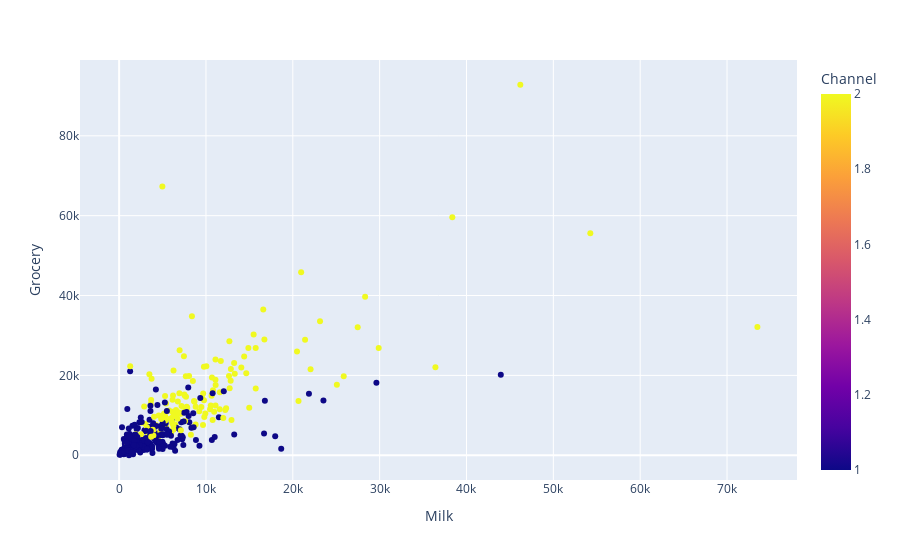

Here is the notebook cell this chart was saved with:
### Markdown cell above
## EDA

**TASK: Create a scatterplot showing the relation between MILK and GROCERY spending, colored by Channel column.**

### Code cell
px.scatter(df,x='Milk', y='Grocery', color='Channel')

### Figure 1 — Plotly figure (JSON) as saved in the notebook; plotly's stock layout.template omitted (floating-point values rounded to 4 significant figures; data arrays with more than 128 entries replaced by an {"elided": "..."} marker saying what was removed)
{"data": [{"hovertemplate": "Milk=%{x}<br>Grocery=%{y}<br>Channel=%{marker.color}<extra></extra>", "legendgroup": "", "marker": {"color": {"elided": "440 int values"}, "coloraxis": "coloraxis", "symbol": "circle"}, "mode": "markers", "name": "", "orientation": "v", "showlegend": false, "type": "scatter", "x": {"elided": "440 int values"}, "xaxis": "x", "y": {"elided": "440 int values"}, "yaxis": "y"}], "layout": {"coloraxis": {"colorbar": {"title": {"text": "Channel"}}, "colorscale": [[0, "#0d0887"], [0.1111, "#46039f"], [0.2222, "#7201a8"], [0.3333, "#9c179e"], [0.4444, "#bd3786"], [0.5556, "#d8576b"], [0.6667, "#ed7953"], [0.7778, "#fb9f3a"], [0.8889, "#fdca26"], [1, "#f0f921"]]}, "legend": {"tracegroupgap": 0}, "margin": {"t": 60}, "xaxis": {"anchor": "y", "domain": [0, 1], "title": {"text": "Milk"}}, "yaxis": {"anchor": "x", "domain": [0, 1], "title": {"text": "Grocery"}}}}
